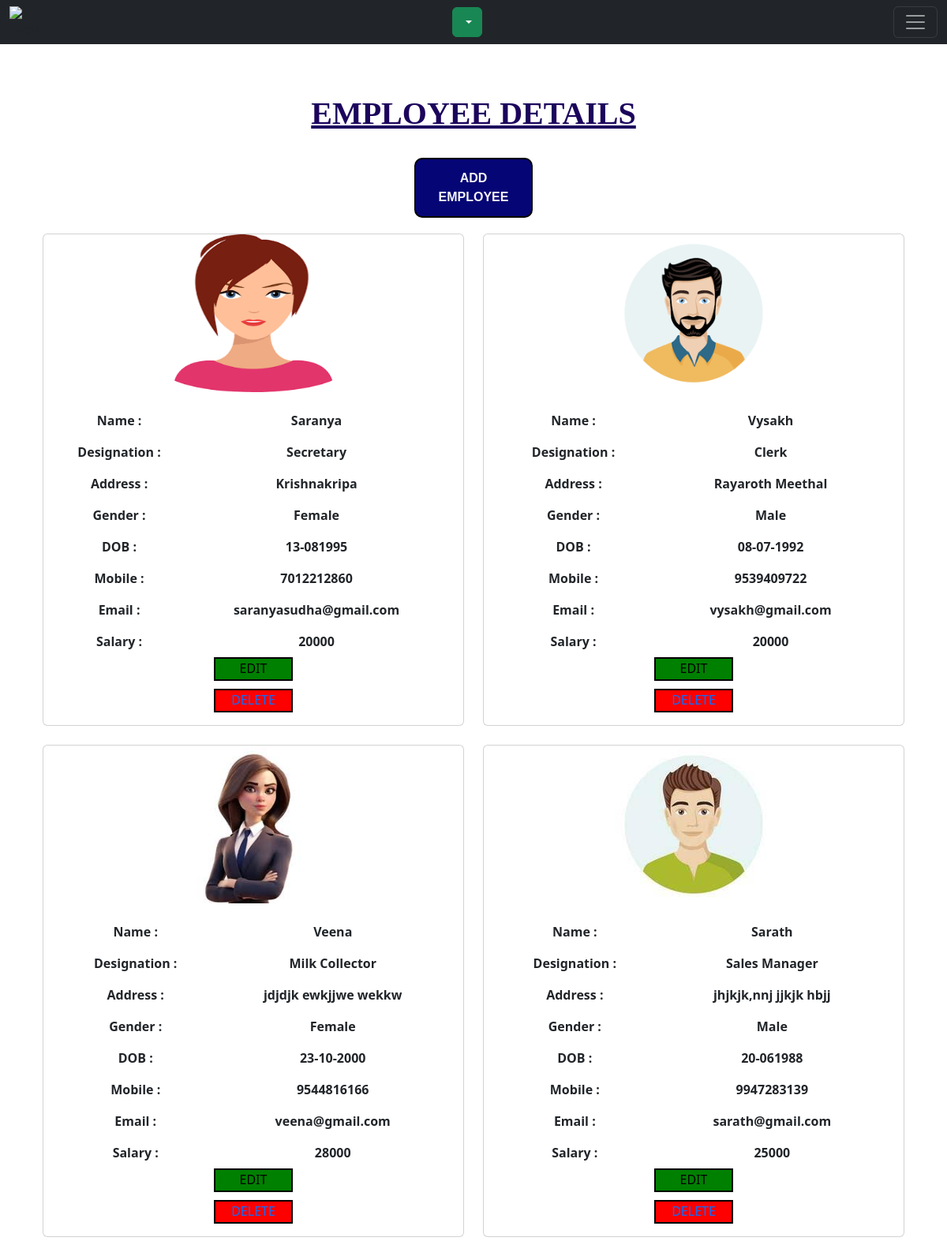
The app's page /adminapp/empdisplay/ with its own data.
### adminapp/models.py (models this page shows)
class employeedb(models.Model):
    Empname = models.CharField(max_length=100, null=True, blank=True)
    Designation = models.CharField(max_length=100, null=True, blank=True)
    Address = models.CharField(max_length=1000, null=True, blank=True)
    Dateofbirth = models.CharField(max_length=1000, null=True, blank=True)
    Gender = models.CharField(max_length=10, null=True, blank=True)
    Mobile = models.IntegerField(null=False, primary_key=True)
    Email = models.EmailField(max_length=100, null=True, blank=True)
    Salary = models.IntegerField(null=True, blank=True)
    Image = models.ImageField(upload_to="employee", null=True, blank=True)

### adminapp/views.py (the view)
# urls.py: path('empdisplay/', views.empdisplay, name="empdisplay"),
def empdisplay(req):
    data = employeedb.objects.all()
    return render(req, "display_emp.html", {'data':data})

### adminapp/templates/display_emp.html (shortened to what this page needs)
<!DOCTYPE html>
{% extends 'adminhome.html' %}
{% load static %}
{% block content %}
<html lang="en">
<head>
    <link href="https://cdn.jsdelivr.net/npm/bootstrap@5.3.3/dist/css/bootstrap.min.css" rel="stylesheet"
>
</head>
<body>
  <div class="container mt-5">
    <h1><u>EMPLOYEE DETAILS</u></h1><br>
  <center> <a href="{% url 'emppage' %}"> <button class="btn12" type="button">ADD EMPLOYEE</button></a></center>
    <div class="row">
        {% for i in data %}
            <div class="col-md-6">
                <div class="card mb-4">
                   <center> <img src="{{ i.Image.url }}" width="200px" height="200px" alt="{{ emp.Empname }}"></center>
                    <div class="card-body">
                       <table width="100%">
                        <tr><td>Name :</td>
                       <td> {{ i.Empname }}</td></tr>
                       <tr><td>Designation :</td><td> {{ i.Designation }}</td></tr>
                        <tr><td>Address :</td><td>{{ i.Address }}</td></tr>
                        <tr><td>Gender :</td><td> {{ i.Gender }}</td></tr>
                        <tr><td>DOB :</td><td> {{ i.Dateofbirth }}</td></tr>
                        <tr><td>Mobile :</td><td> {{ i.Mobile }}</td></tr>
                        <tr><td>Email :</td><td> {{ i.Email }}</td></tr>
                        <tr><td>Salary :</td><td> {{ i.Salary }}</td></tr>
</table>
<center><div class="a1"><a style="color: black;" href="{% url 'editemp' dataid=i.Mobile %}" >EDIT </a></div>
<div class="a2"><a href="{% url 'empdelete' dataid=i.Mobile %}" >DELETE</a></div></center>
</div></div></div>
{% endfor %}
</div></div>
</body>
</html>
{% endblock %}

### adminapp/templates/display_emp.html (style rules this page uses)
h1 { color:rgb(28, 4, 92); font-family: 'Times New Roman', Times, serif; font-weight: bold; text-align:center; border-radius:30px; }
.btn12 { padding: 12px 10px; background-color:rgb(5, 5, 117); border: 2px solid black; color: #f4f3f7; font-weight: bold; font-family: "Rubik", sans-serif; border-radius: 10px; margin-bottom: 20px; width: 150px; }
td { text-align: center; font-weight: bold; height: 40px; width: 100px; }
.a1 { background-color: green; height: 30px; border: 2px solid black; width: 100px; margin-bottom: 10px; }
.a2 { background-color: red; width: 100px; height: 30px; border: 2px solid black; }

### adminapp/templates/adminhome.html (style rules this page uses)
a { text-decoration: none; }

### records on screen
employeedb: Image (picture), Empname "Saranya", Designation "Secretary", Address "Krishnakripa", Gender "Female", Dateofbirth "13-081995", Mobile "7012212860", Email "saranyasudha@gmail.com", Salary "20000"
employeedb: Image (picture), Empname "Vysakh", Designation "Clerk", Address "Rayaroth Meethal", Gender "Male", Dateofbirth "08-07-1992", Mobile "9539409722", Email "vysakh@gmail.com", Salary "20000"
employeedb: Image (picture), Empname "Veena", Designation "Milk Collector", Address "jdjdjk ewkjjwe wekkw", Gender "Female", Dateofbirth "23-10-2000", Mobile "9544816166", Email "veena@gmail.com", Salary "28000"
employeedb: Image (picture), Empname "Sarath", Designation "Sales Manager", Address "jhjkjk,nnj jjkjk hbjj", Gender "Male", Dateofbirth "20-061988", Mobile "9947283139", Email "sarath@gmail.com", Salary "25000"
